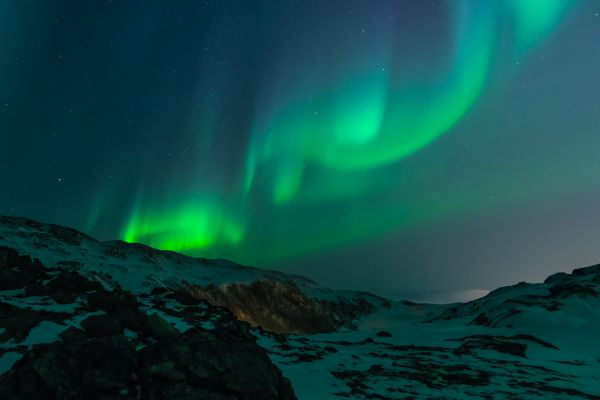
#> input picture image processing/dataset/aurora.jpg, 600 x 400 px; its folder holds only this picture in this run
$ python hsv_rgb_conversion.py
#> lines starting #> are read from the running program, lines starting #| are printed output that depends on the picture
#> further down, img_origin is the input picture: PIL image 600x400 RGB; mean R, G, B 15.4, 72, 69.3
from PIL import Image

import colorsys
import os


def m_rgb_to_hsv(src):
    if isinstance(src, Image.Image):
        r, g, b = src.split()
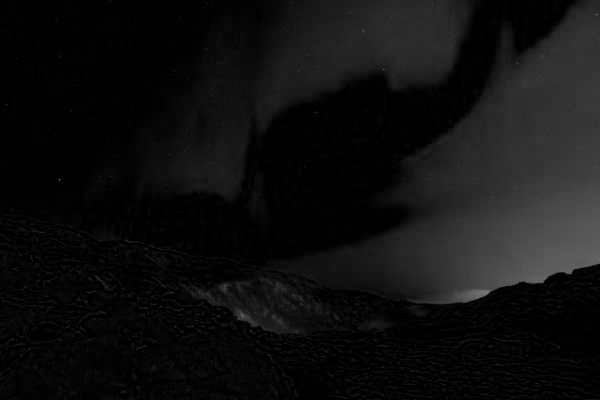
#> r: PIL image 600x400 L; min 0, max 120, mean 15.4
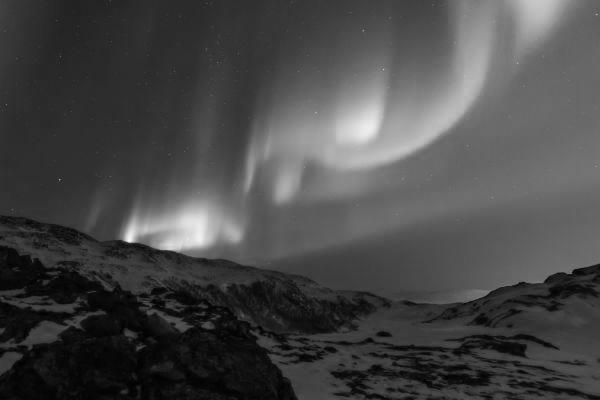
#> g: PIL image 600x400 L; min 0, max 249, mean 72
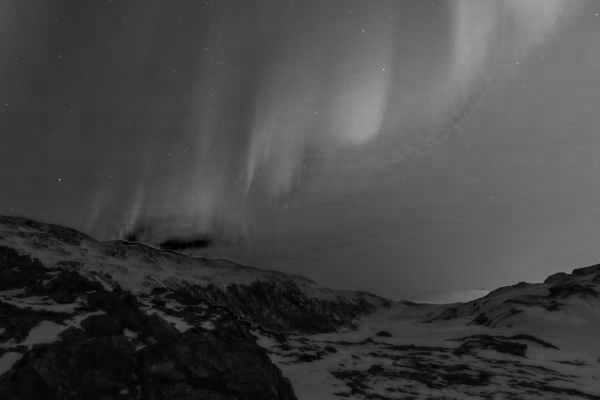
#> b: PIL image 600x400 L; min 0, max 188, mean 69.3

        h_dat = []
        s_dat = []
        v_dat = []

        for rd, gn, bl in zip(r.getdata(), g.getdata(), b.getdata()):
            h, s, v = colorsys.rgb_to_hsv(rd / 255., gn / 255., bl / 255.)
            h_dat.append(int(h * 255.))
            s_dat.append(int(s * 255.))
            v_dat.append(int(v * 255.))
#> this loop made 240000 passes
#> (rd, gn, bl, h, s, v) on passes 1 to 3: (0, 63, 72, 0.521, 1, 0.282), (0, 62, 71, 0.521, 1, 0.278), (0, 61, 70, 0.521, 1, 0.275)
#> after the loop, h_dat = 240000 items; s_dat = 240000 items; v_dat = 240000 items
        r.putdata(h_dat)
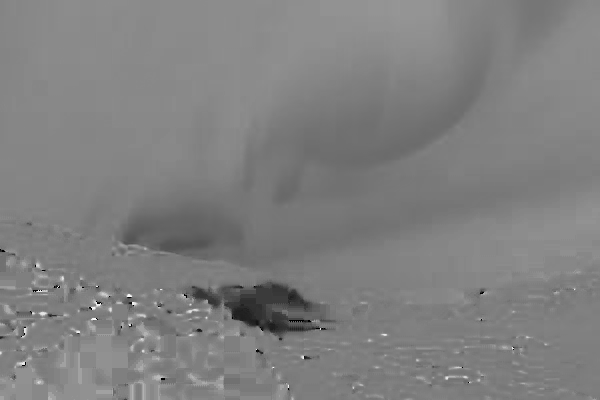
#> r: PIL image 600x400 L; min 0, max 251, mean 127.8
        g.putdata(s_dat)
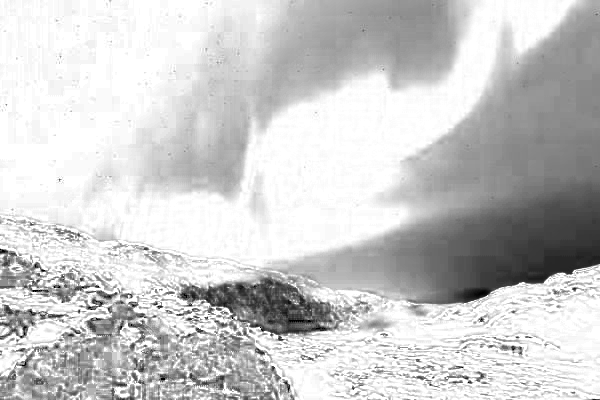
#> g: PIL image 600x400 L; min 0, max 255, mean 202.3
        b.putdata(v_dat)
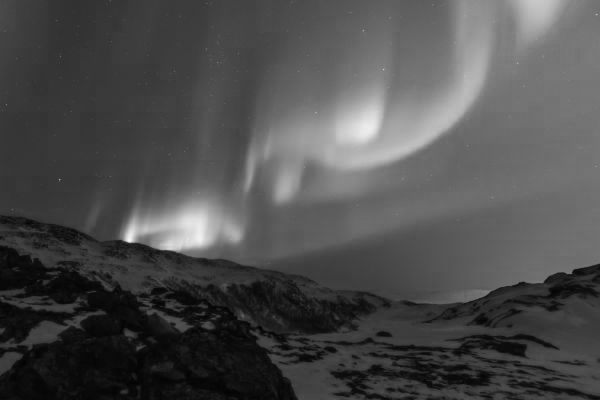
#> b: PIL image 600x400 L; min 0, max 249, mean 77.1

        return Image.merge('RGB', (r, g, b))
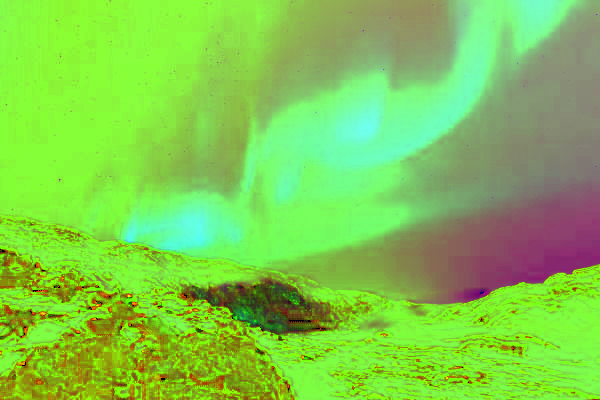
#> returned value: PIL image 600x400 RGB; mean R, G, B 127.8, 202.3, 77.1
    else:
        return None


def m_hsv_to_rgb(src):
    if isinstance(src, Image.Image):
        r, g, b = src.split()

        h_dat = []
        s_dat = []
        v_dat = []

        for rd, gn, bl in zip(r.getdata(), g.getdata(), b.getdata()):
            h, s, v = colorsys.hsv_to_rgb(rd/255., gn/255., bl/255.)
            h_dat.append(int(h*255.))
            s_dat.append(int(s*255.))
            v_dat.append(int(v*255.))
#> this loop made 240000 passes
#> (rd, gn, bl, h, s, v) on passes 1 to 3: (132, 255, 72, 0, 0.252, 0.282), (132, 255, 71, 0, 0.249, 0.278), (132, 255, 70, 0, 0.245, 0.275)
#> after the loop, h_dat = 240000 items; s_dat = 240000 items; v_dat = 240000 items
        r.putdata(h_dat)
        g.putdata(s_dat)
        b.putdata(v_dat)

        return Image.merge('RGB', (r, g, b))
    else:
        return None


if __name__ == '__main__':
    dataset_path = 'dataset/'
    saved_path = 'hsv_rgb_conversion/'

    file_list = os.listdir(dataset_path)

    if not os.path.exists(saved_path):
        os.mkdir(saved_path)

    for idx, fn in enumerate(file_list):
        img_path = dataset_path + fn

        fn, _ = os.path.splitext(fn)

        img_origin = Image.open(img_path)
        img_hsv = m_rgb_to_hsv(img_origin)
        img_hsv.save(saved_path + fn + '_hsv.jpg')

        img_rgb = m_hsv_to_rgb(img_hsv)
        img_rgb.save(saved_path + fn + '_rgb.jpg')

        print(saved_path + fn + '\t  saved!')

$ run again, on image processing/dataset/film.jpg
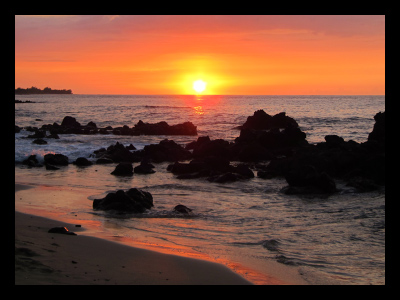
#> input picture image processing/dataset/film.jpg, 400 x 300 px
#> img_origin is the input picture: PIL image 400x300 RGB; mean R, G, B 107, 68.1, 51.7
#> in m_rgb_to_hsv, `r, g, b = src.split()`:
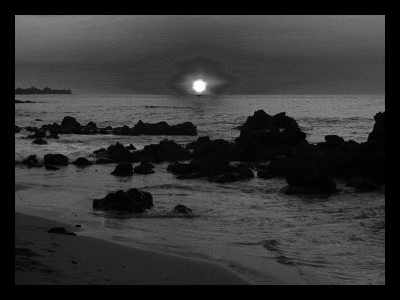
#> b: PIL image 400x300 L; min 0, max 255, mean 51.7
#> after the loop in m_rgb_to_hsv, `for rd, gn, bl in zip(r.getdata(), g.getdata(), b.getdata()):`: h_dat = 120000 items
#> in m_rgb_to_hsv, `return Image.merge('RGB', (r, g, b))`:
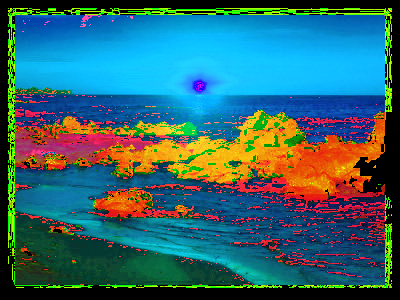
#> returned value: PIL image 400x300 RGB; mean R, G, B 51.4, 101.6, 107.3

$ run again, on image processing/dataset/highnoon.jpg
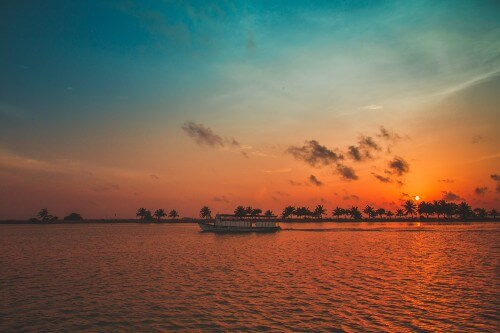
#> input picture image processing/dataset/highnoon.jpg, 500 x 333 px
#> img_origin is the input picture: PIL image 500x333 RGB; mean R, G, B 122.6, 99.9, 80.6
#> in m_rgb_to_hsv, `r, g, b = src.split()`:
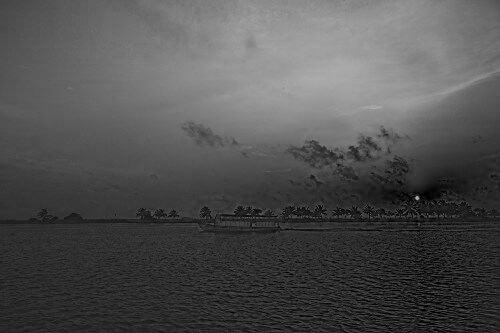
#> b: PIL image 500x333 L; min 0, max 177, mean 80.6
#> the loop in m_rgb_to_hsv, `for rd, gn, bl in zip(r.getdata(), g.getdata(), b.getdata()):` made 166500 passes
#> (rd, gn, bl, h, s, v) on passes 1 to 3: (27, 59, 70, 0.543, 0.614, 0.275), (27, 59, 70, 0.543, 0.614, 0.275), (27, 59, 70, 0.543, 0.614, 0.275)
#> after the loop in m_rgb_to_hsv, `for rd, gn, bl in zip(r.getdata(), g.getdata(), b.getdata()):`: h_dat = 166500 items
#> in m_rgb_to_hsv, `return Image.merge('RGB', (r, g, b))`:
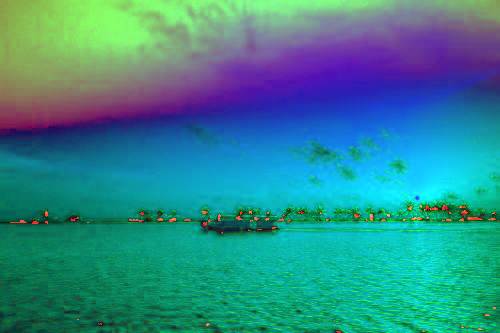
#> returned value: PIL image 500x333 RGB; mean R, G, B 47.9, 136.2, 140.7
#> the loop in m_hsv_to_rgb, `for rd, gn, bl in zip(r.getdata(), g.getdata(), b.getdata()):` made 166500 passes
#> (rd, gn, bl, h, s, v) on passes 1 to 3: (138, 156, 70, 0.107, 0.233, 0.275), (138, 156, 70, 0.107, 0.233, 0.275), (138, 156, 70, 0.107, 0.233, 0.275)
